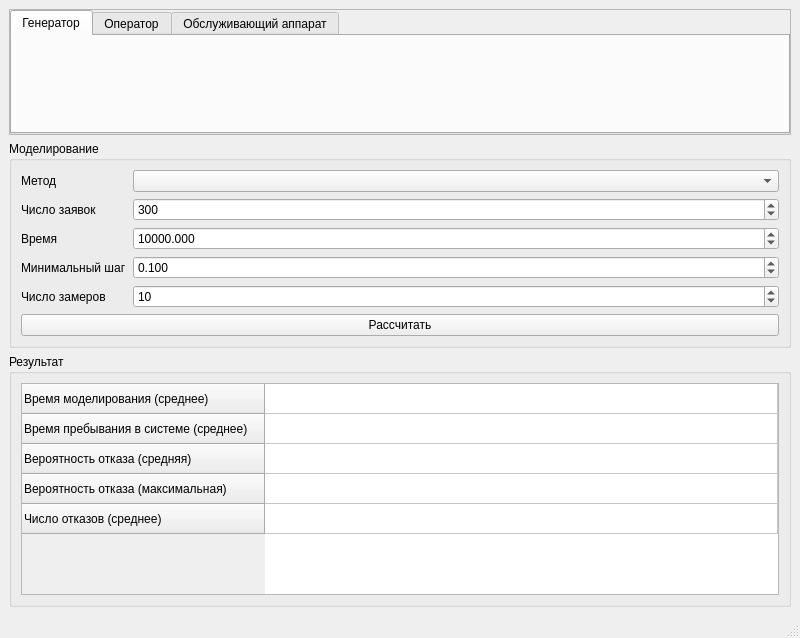
<?xml version="1.0" encoding="UTF-8"?>
<ui version="4.0">
 <class>MainWindow</class>
 <widget class="QMainWindow" name="MainWindow">
  <property name="geometry">
   <rect>
    <x>0</x>
    <y>0</y>
    <width>800</width>
    <height>638</height>
   </rect>
  </property>
  <property name="windowTitle">
   <string>Лабораторная работа №5</string>
  </property>
  <widget class="QWidget" name="centralwidget">
   <layout class="QVBoxLayout" name="verticalLayout_2" stretch="1,0,2">
    <item>
     <widget class="QFrame" name="frame">
      <property name="frameShape">
       <enum>QFrame::StyledPanel</enum>
      </property>
      <property name="frameShadow">
       <enum>QFrame::Plain</enum>
      </property>
      <layout class="QHBoxLayout" name="horizontalLayout">
       <property name="leftMargin">
        <number>0</number>
       </property>
       <property name="topMargin">
        <number>0</number>
       </property>
       <property name="rightMargin">
        <number>0</number>
       </property>
       <property name="bottomMargin">
        <number>0</number>
       </property>
       <item>
        <widget class="QTabWidget" name="tabWidget">
         <property name="currentIndex">
          <number>0</number>
         </property>
         <widget class="QWidget" name="tab">
          <attribute name="title">
           <string>Генератор</string>
          </attribute>
          <layout class="QVBoxLayout" name="verticalLayout_4"/>
         </widget>
         <widget class="QWidget" name="tab_2">
          <attribute name="title">
           <string>Оператор</string>
          </attribute>
          <layout class="QVBoxLayout" name="verticalLayout_5">
           <item>
            <widget class="QTabWidget" name="tabWidget_2">
             <property name="currentIndex">
              <number>0</number>
             </property>
             <widget class="QWidget" name="tab_3">
              <attribute name="title">
               <string>1</string>
              </attribute>
              <layout class="QVBoxLayout" name="verticalLayout_3"/>
             </widget>
             <widget class="QWidget" name="tab_4">
              <attribute name="title">
               <string>2</string>
              </attribute>
              <layout class="QVBoxLayout" name="verticalLayout_7"/>
             </widget>
             <widget class="QWidget" name="tab_5">
              <attribute name="title">
               <string>3</string>
              </attribute>
              <layout class="QVBoxLayout" name="verticalLayout_10"/>
             </widget>
            </widget>
           </item>
          </layout>
         </widget>
         <widget class="QWidget" name="tab_6">
          <attribute name="title">
           <string>Обслуживающий аппарат</string>
          </attribute>
          <layout class="QVBoxLayout" name="verticalLayout_6">
           <item>
            <widget class="QTabWidget" name="tabWidget_3">
             <property name="currentIndex">
              <number>0</number>
             </property>
             <widget class="QWidget" name="tab_7">
              <attribute name="title">
               <string>1</string>
              </attribute>
              <layout class="QVBoxLayout" name="verticalLayout_8"/>
             </widget>
             <widget class="QWidget" name="tab_8">
              <attribute name="title">
               <string>2</string>
              </attribute>
              <layout class="QVBoxLayout" name="verticalLayout_9"/>
             </widget>
            </widget>
           </item>
          </layout>
         </widget>
        </widget>
       </item>
      </layout>
     </widget>
    </item>
    <item>
     <widget class="QGroupBox" name="groupBox_4">
      <property name="title">
       <string>Моделирование</string>
      </property>
      <layout class="QFormLayout" name="formLayout_3">
       <item row="2" column="0">
        <widget class="QLabel" name="label_5">
         <property name="text">
          <string>Время</string>
         </property>
        </widget>
       </item>
       <item row="2" column="1">
        <widget class="QDoubleSpinBox" name="doubleSpinBox_time_limit">
         <property name="decimals">
          <number>3</number>
         </property>
         <property name="maximum">
          <double>1000000.000000000000000</double>
         </property>
         <property name="value">
          <double>10000.000000000000000</double>
         </property>
        </widget>
       </item>
       <item row="3" column="0">
        <widget class="QLabel" name="label_6">
         <property name="text">
          <string>Минимальный шаг</string>
         </property>
        </widget>
       </item>
       <item row="3" column="1">
        <widget class="QDoubleSpinBox" name="doubleSpinBox_time_step">
         <property name="decimals">
          <number>3</number>
         </property>
         <property name="maximum">
          <double>1000000.000000000000000</double>
         </property>
         <property name="value">
          <double>0.100000000000000</double>
         </property>
        </widget>
       </item>
       <item row="0" column="1">
        <widget class="QComboBox" name="comboBox_mode"/>
       </item>
       <item row="0" column="0">
        <widget class="QLabel" name="label_7">
         <property name="text">
          <string>Метод</string>
         </property>
        </widget>
       </item>
       <item row="1" column="0">
        <widget class="QLabel" name="label_8">
         <property name="text">
          <string>Число заявок</string>
         </property>
        </widget>
       </item>
       <item row="1" column="1">
        <widget class="QSpinBox" name="spinBox_reqeusts">
         <property name="maximum">
          <number>1000000</number>
         </property>
         <property name="value">
          <number>300</number>
         </property>
         <property name="displayIntegerBase">
          <number>10</number>
         </property>
        </widget>
       </item>
       <item row="6" column="0" colspan="2">
        <widget class="QPushButton" name="pushButton_process">
         <property name="text">
          <string>Рассчитать</string>
         </property>
        </widget>
       </item>
       <item row="4" column="0">
        <widget class="QLabel" name="label_9">
         <property name="text">
          <string>Число замеров</string>
         </property>
        </widget>
       </item>
       <item row="4" column="1">
        <widget class="QSpinBox" name="spinBox_measures">
         <property name="minimum">
          <number>1</number>
         </property>
         <property name="maximum">
          <number>1000000</number>
         </property>
         <property name="value">
          <number>10</number>
         </property>
         <property name="displayIntegerBase">
          <number>10</number>
         </property>
        </widget>
       </item>
      </layout>
     </widget>
    </item>
    <item>
     <widget class="QGroupBox" name="groupBox_3">
      <property name="title">
       <string>Результат</string>
      </property>
      <layout class="QVBoxLayout" name="verticalLayout">
       <item>
        <widget class="QTableWidget" name="tableWidget_result">
         <property name="frameShadow">
          <enum>QFrame::Sunken</enum>
         </property>
         <attribute name="horizontalHeaderVisible">
          <bool>false</bool>
         </attribute>
         <attribute name="horizontalHeaderStretchLastSection">
          <bool>true</bool>
         </attribute>
         <attribute name="verticalHeaderVisible">
          <bool>true</bool>
         </attribute>
         <attribute name="verticalHeaderStretchLastSection">
          <bool>false</bool>
         </attribute>
         <row>
          <property name="text">
           <string>Время моделирования (среднее)</string>
          </property>
         </row>
         <row>
          <property name="text">
           <string>Время пребывания в системе (среднее)</string>
          </property>
         </row>
         <row>
          <property name="text">
           <string>Вероятность отказа (средняя)</string>
          </property>
         </row>
         <row>
          <property name="text">
           <string>Вероятность отказа (максимальная)</string>
          </property>
         </row>
         <row>
          <property name="text">
           <string>Число отказов (среднее)</string>
          </property>
         </row>
         <column>
          <property name="text">
           <string>0</string>
          </property>
         </column>
        </widget>
       </item>
      </layout>
     </widget>
    </item>
   </layout>
  </widget>
  <widget class="QMenuBar" name="menubar">
   <property name="geometry">
    <rect>
     <x>0</x>
     <y>0</y>
     <width>800</width>
     <height>28</height>
    </rect>
   </property>
  </widget>
  <widget class="QStatusBar" name="statusbar"/>
 </widget>
 <resources/>
 <connections/>
</ui>
